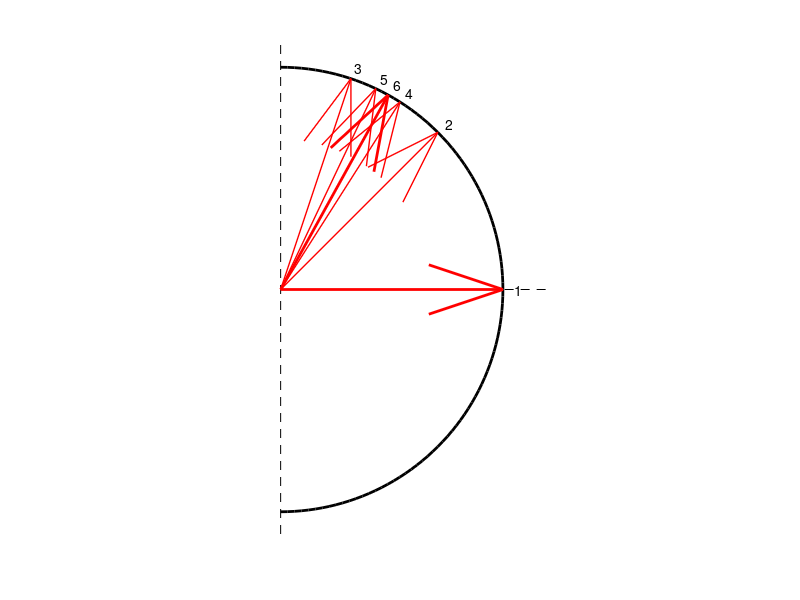
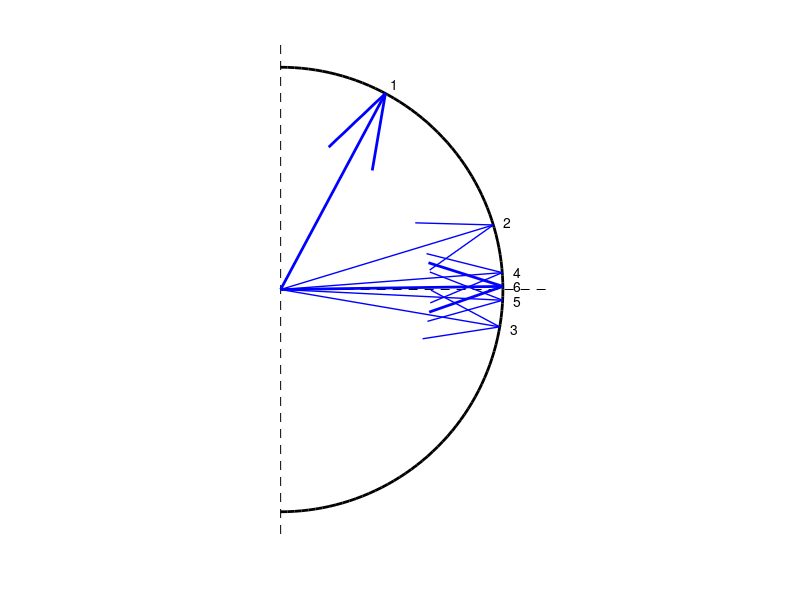
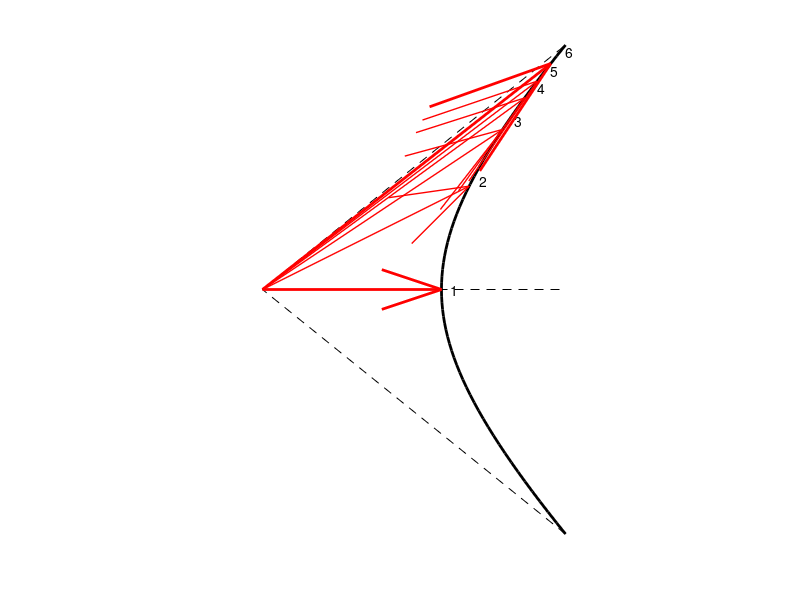
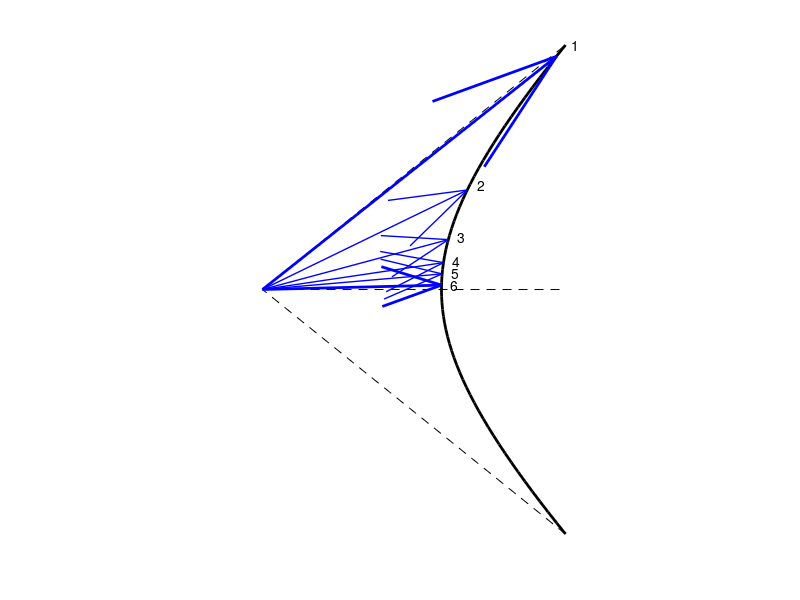

Recreate these plots in MATLAB, in order.
% script RR_cordic_viz
% Just draws some pretty pictures illustrating CORDIC at work.
%% Renaissance Robotics codebase, Chapter 1, https://github.com/tbewley/RR
%% Copyright 2024 by Thomas Bewley, distributed under BSD 3-Clause License.

R=1.05; width=[2 1 1 1 1 2];

figure(1), clf, th=[-pi/2:pi/100:pi/2]
plot(cos(th),sin(th),'k-','LineWidth',2), axis equal, axis off, hold on
plot([0 1.2],[0 0],'k--'); plot([0 0],[-1.1 1.1],'k--');
angles=[0.78540, 0.46365, 0.24498, 0.12435, 0.06242, 0.03124, 0.01562];
v=[1; 0]; z=1.05;
for i=1:6
    quiver(0,0,v(1),v(2),0,'r-','LineWidth',width(i))
    text(R*v(1),R*v(2),int2str(i))
    sigma=sign(z); 
    v=[cos(sigma*angles(i)), -sin(sigma*angles(i)); ...
       sin(sigma*angles(i)),  cos(sigma*angles(i))]*v;
    z=z-sigma*angles(i)
end
print -depsc CORDIC1.eps

figure(2), clf, th=[-pi/2:pi/100:pi/2]
plot(cos(th),sin(th),'k-','LineWidth',2), axis equal, axis off, hold on
plot([0 1.2],[0 0],'k--'); plot([0 0],[-1.1 1.1],'k--');
v=[cos(1.08); sin(1.08)];
for i=1:6
    quiver(0,0,v(1),v(2),0,'b-','LineWidth',width(i))
    text(R*v(1),R*v(2),int2str(i))
    sigma=-sign(v(2)); 
    v=[cos(sigma*angles(i)), -sin(sigma*angles(i)); ...
       sin(sigma*angles(i)),  cos(sigma*angles(i))]*v;
end
print -depsc CORDIC2.eps

figure(3), clf, c=1.118173; th=[-c:c/30:c];
x=cosh(th); y=sinh(th); plot(x,y,'k-','LineWidth',2), axis equal, axis off, hold on
plot([0 cosh(c)],[0 0],'k--')
plot([cosh(c) 0 cosh(c)],[-sinh(c) 0 sinh(c)],'k--')
angles=[0.54931, 0.25541, 0.12566, 0.06258, 0.06258, 0.03126, 0.01563];
v=[1; 0]; z=1.05;
for i=1:6
    quiver(0,0,v(1),v(2),0,'r-','LineWidth',width(i))
    text(R*v(1),R*v(2),int2str(i))
    sigma=sign(z); 
    v=[cosh(sigma*angles(i)), sinh(sigma*angles(i)); ...
       sinh(sigma*angles(i)), cosh(sigma*angles(i))]*v;
    z=z-sigma*angles(i)
end
print -depsc CORDIC3.eps

figure(4), clf, c=1.118173; th=[-c:c/30:c];
x=cosh(th); y=sinh(th); plot(x,y,'k-','LineWidth',2), axis equal, axis off, hold on
plot([0 cosh(c)],[0 0],'k--')
plot([cosh(c) 0 cosh(c)],[-sinh(c) 0 sinh(c)],'k--')
v=[cosh(1.08); sinh(1.08)];
for i=1:6
    quiver(0,0,v(1),v(2),0,'b-','LineWidth',width(i))
    text(R*v(1),R*v(2),int2str(i))
    sigma=-sign(v(2)); 
    v=[cosh(sigma*angles(i)), sinh(sigma*angles(i)); ...
       sinh(sigma*angles(i)), cosh(sigma*angles(i))]*v;
end
print -depsc CORDIC4.eps

figure(5), clf,
plot([1 1],[-2 2],'k-','LineWidth',2), axis equal, axis off, hold on
plot([0 1.3],[0 0],'k--')
plot([1 0 1],[-2 0 2],'k--')
f=[1 0.5, 0.25, 0.125, 0.0625, 0.03125, 0.015625];
v=[1; 0]; z=1.95;
for i=1:6
    quiver(0,0,v(1),v(2),0,'r-','LineWidth',width(i))
    text(R*v(1),R*v(2),int2str(i))
    sigma=sign(z); 
    v=[1,                0; ...
       sigma*f(i), 1]*v;
    z=z-sigma*f(i);
end
print -depsc CORDIC5.eps

figure(6), clf, 
plot([1 1],[-2 2],'k-','LineWidth',2), axis equal, axis off, hold on
plot([0 1.3],[0 0],'k--')
v=[1; 1.8];
for i=1:6
    quiver(0,0,v(1),v(2),0,'b-','LineWidth',width(i))
    text(R*v(1),R*v(2),int2str(i))
    sigma=-sign(v(2)); 
    v=[1,          0; ...
       sigma*f(i), 1]*v;
end
print -depsc CORDIC6.eps
